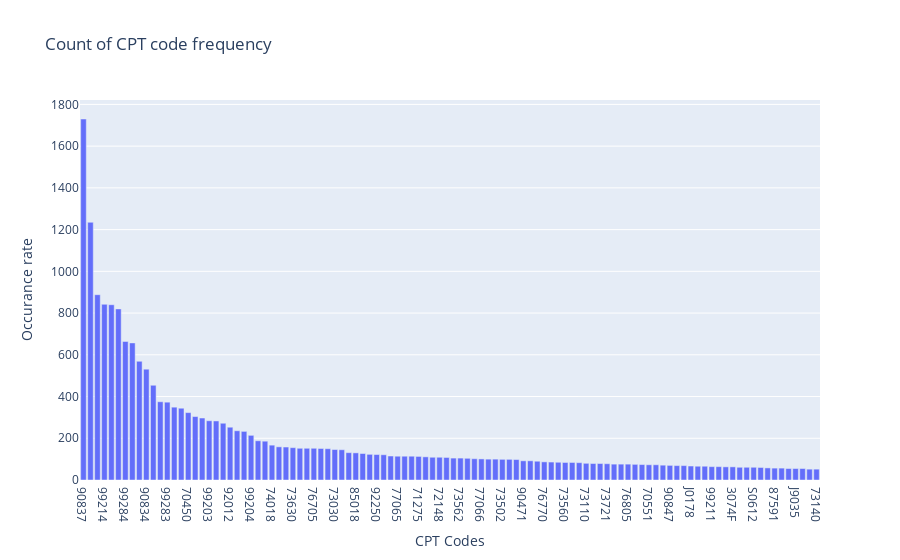

The code cell stored with this chart in its notebook:
### Code cell
df = pd.read_csv('Professional_output_ex.csv')
top_line_proc = dict(df['LineProcCode'].value_counts())
top_line_proc = {k: v for k, v in top_line_proc.items() if v > 50}   
fig = px.bar(pd.DataFrame(top_line_proc, index=["key"]).T, y="key",  title='Count of CPT code frequency', labels=dict(index="CPT Codes", key="Occurance rate"))
fig.write_html('professional_cpt_plot.html')
imgplot = plt.imshow(mpimg.imread('professional_cpt_plot.png'))
plt.show()
fig.show()

### Figure 1 — Plotly figure (JSON) as saved in the notebook; plotly's stock layout.template omitted (floating-point values rounded to 4 significant figures)
{"data": [{"alignmentgroup": "True", "hovertemplate": "CPT Codes=%{x}<br>Occurance rate=%{y}<extra></extra>", "legendgroup": "", "marker": {"color": "#636efa", "pattern": {"shape": ""}}, "name": "", "offsetgroup": "", "orientation": "v", "showlegend": false, "textposition": "auto", "type": "bar", "x": ["90837", "99213", "77067", "99214", "71045", "99285", "99284", "77063", "71046", "90834", "92014", "99396", "99283", "92134", "74177", "70450", "99395", "81002", "99203", "93010", "76830", "92012", "36415", "81025", "99204", "90791", "99212", "74018", "67028", "76642", "73630", "81003", "92133", "76705", "92015", "74176", "73030", "92083", "71260", "85018", "73610", "72100", "92250", "76817", "92004", "77065", "76816", "92136", "71275", "77080", "96372", "72148", "66984", "76856", "73562", "99053", "G0279", "77066", "73130", "71250", "73502", "99291", "812", "90471", "70553", "731", "76770", "76536", "90832", "73560", "99000", "76700", "73110", "20610", "59025", "73721", "76815", "76819", "76805", "76942", "72125", "70551", "811", "73564", "90847", "840", "99386", "J0178", "99385", "76641", "99211", "G8427", "72141", "3074F", "813", "142", "S0612", "Q9967", "76801", "87591", "72040", "85025", "J9035", "3078F", "87491", "73140"], "xaxis": "x", "y": [1730, 1235, 888, 842, 840, 820, 664, 657, 569, 531, 454, 375, 373, 349, 344, 323, 304, 297, 284, 283, 272, 253, 236, 233, 214, 188, 186, 167, 159, 158, 155, 152, 152, 152, 151, 150, 146, 145, 131, 130, 127, 123, 122, 121, 115, 114, 114, 114, 113, 111, 109, 109, 108, 105, 105, 104, 102, 101, 100, 100, 99, 99, 98, 92, 92, 90, 87, 86, 85, 84, 84, 83, 80, 79, 79, 78, 76, 76, 76, 75, 74, 73, 73, 71, 70, 69, 69, 67, 66, 66, 64, 64, 63, 63, 61, 61, 61, 60, 58, 57, 57, 55, 55, 55, 52, 52], "yaxis": "y"}], "layout": {"barmode": "relative", "legend": {"tracegroupgap": 0}, "title": {"text": "Count of CPT code frequency"}, "xaxis": {"anchor": "y", "domain": [0, 1], "title": {"text": "CPT Codes"}}, "yaxis": {"anchor": "x", "domain": [0, 1], "title": {"text": "Occurance rate"}}}}
